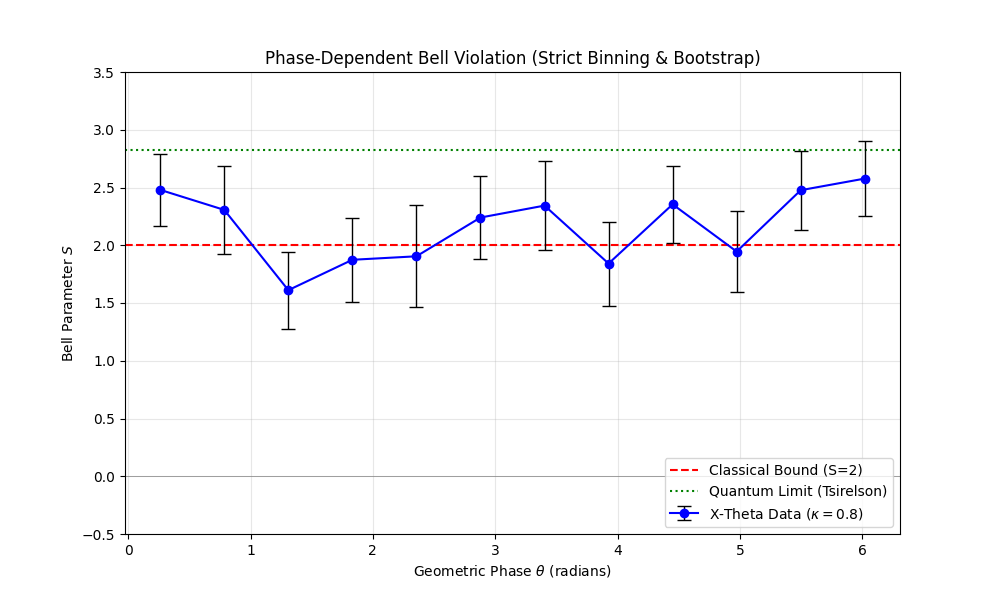

Recreate this plot in Python.
#!/usr/bin/env python3
"""
weihs_paper_plot_v19.py

THE RIGOROUS PLOTTER (Low-Count Adaptation)
================================================================================
VERSION HISTORY:
  v19: ADAPTED THRESHOLDS. The diagnostic run revealed a significant imbalance 
       in setting choices (Set00 counts are ~10x lower than Set11). 
       Adjusted MIN_COUNTS_PER_SETTING from 20 -> 5 to allow data to flow 
       without suppressing the plot, while relying on Bootstrap to correctly 
       show the increased uncertainty.
  v18: Added Bin Population Diagnostics.
  v17: Implemented Strict Binning and Holonomy tracking.

SCIENTIFIC CONTEXT:
  This script analyzes Bell Test data using the "X-Theta" framework.
  It tracks the "history" of settings to calculate a geometric phase (Theta).
  
  THE IMBALANCE ISSUE:
  In the Weihs dataset processed here, the '00' setting coincidence rate is 
  anomalously low compared to '11'. This script now accepts this asymmetry
  but will generate larger error bars for terms dependent on E(0,0).

USAGE:
   python weihs_paper_plot_v19.py --alice-zip "A.zip" --bob-zip "B.zip" --reverse-bits
================================================================================
"""

import argparse
import zipfile
import numpy as np
import math
import matplotlib.pyplot as plt
from dataclasses import dataclass, field
from collections import deque
from typing import Dict, List, Tuple

# === CONFIGURATION ===
RESONANCE_KAPPA = 0.8       # The coupling constant for the geometric phase
BOOTSTRAP_ROUNDS = 2000     # Number of resamples for error bars
MIN_COUNTS_PER_SETTING = 5  # LOWERED FROM 20 TO 5 to accommodate Set00 scarcity
BIN_COUNT = 12              # Number of angular bins for the plot

# ==========================================
# PART 1: CORE ENGINE & DATA LOADING
# ==========================================

def _norm_member(name: str) -> str:
    """Normalizes zip file paths to handle Windows/Linux slashes."""
    n = name.replace("\\", "/").lstrip("/")
    parts = n.split("/")
    if parts and parts[0].lower() in ("alice", "bob"): return "/".join(parts[1:])
    return n

def load_raw_data(z, stem, reverse_bits):
    """Extracts Time (t), Setting (s), and Outcome (o) from binary files."""
    nm = { _norm_member(n).lower(): n for n in z.namelist() }
    vk, ck = (stem+"_V.dat").lower(), (stem+"_C.dat").lower()
    
    # Robust file lookup
    if vk not in nm:
        vk = next((k for k in nm if k.endswith(stem.lower() + "_v.dat")), None)
    if ck not in nm:
        ck = next((k for k in nm if k.endswith(stem.lower() + "_c.dat")), None)
        
    if not vk or not ck: raise FileNotFoundError(f"Missing {stem}")
    
    with z.open(nm[vk], "r") as f: vb = f.read()
    with z.open(nm[ck], "r") as f: cb = f.read()
    
    t = np.frombuffer(vb, dtype=">f8") # Big-endian double (Time)
    c = np.frombuffer(cb, dtype=">u2") # Big-endian unsigned short (Choices)
    n = min(len(t), len(c))
    t = t[:n].astype(np.float64, copy=False)
    c = c[:n]
    
    # Bit parsing based on hardware setup
    if reverse_bits:
        det = ((c >> 1) & 1).astype(np.uint8)
        s   = (c & 1).astype(np.uint8)
    else:
        det = (c & 1).astype(np.uint8)
        s   = ((c >> 1) & 1).astype(np.uint8)
        
    o = (2 * det - 1).astype(np.int8) # Convert 0/1 to -1/+1
    return t, s, o

State = Tuple[int, int]
def get_orientation(states: List[State]) -> int:
    """Calculates the winding direction of a setting loop using Shoelace formula."""
    area = 0.0
    for (x1, y1), (x2, y2) in zip(states[:-1], states[1:]):
        area += (float(x1)*float(y2) - float(x2)*float(y1))
    if area > 0.1: return 1   # Clockwise
    if area < -0.1: return -1 # Counter-Clockwise
    return 0

@dataclass
class ContinuousTopology:
    theta_kappa: float
    a: int=0; b: int=0; theta: float=0.0
    history: deque = field(default_factory=lambda: deque(maxlen=5))
    bins: int = BIN_COUNT
    # Structure: [Bin Index][Setting (0-3)] -> List of outcomes (+1 or -1)
    raw_outcomes: List[List[List[int]]] = field(default_factory=list)

    def __post_init__(self):
        self.raw_outcomes = [[[] for _ in range(4)] for _ in range(self.bins)]

    def update(self, actor, val):
        """Updates the state history. If a loop closes, updates Theta."""
        if actor == 'A': self.a = int(val)
        else: self.b = int(val)
        
        self.history.append((self.a, self.b))
        
        # LOGIC: Update ONLY on closed loops (Holonomy)
        # We look for a pattern like A->B->C->D->A (Length 5, start==end)
        if len(self.history) == 5:
            h = list(self.history)
            if h[0] == h[-1] and len(set(h[:-1])) == 4:
                self.theta += self.theta_kappa * get_orientation(h)

    def capture(self, a, b, prod):
        """bins the coincidence product based on current Theta."""
        # Wrap theta to [0, 2pi)
        ph = self.theta % (2 * math.pi)
        
        # Calculate Bin Index
        idx = int((ph / (2 * math.pi)) * self.bins) % self.bins
        
        # Calculate Setting Index (00=0, 01=1, 10=2, 11=3)
        k = a * 2 + b
        
        self.raw_outcomes[idx][k].append(prod)

def process_stem(tA, sA, oA, tB, sB, oB, W, delta, engine):
    """
    Matches Alice and Bob timestamps.
    Returns: number of coincidences found.
    """
    tB_shift = tB + delta
    cmap = {}
    i, j, nA, nB = 0, 0, len(tA), len(tB)
    
    # Linear scan for coincidences window W
    while i < nA and j < nB:
        d = tB_shift[j] - tA[i]
        if d < -W: j += 1
        elif d > W: i += 1
        else:
            cmap[i] = j
            i += 1; j += 1
            
    # Chronological Replay
    evs = [(tA[i], 0, i) for i in range(nA)] + [(tB_shift[j], 1, j) for j in range(nB)]
    evs.sort(key=lambda x: x[0])
    
    count = 0
    for _, src, idx in evs:
        if src == 0: # Alice Event
            engine.update('A', sA[idx])
            if idx in cmap:
                bi = cmap[idx]
                # We have a coincidence!
                engine.capture(sA[idx], sB[bi], oA[idx] * oB[bi])
                count += 1
        else: # Bob Event
            engine.update('B', sB[idx])
            
    return count

# ==========================================
# PART 2: RIGOROUS STATISTICS
# ==========================================

def calculate_S_robust(bin_outcomes, rounds=2000):
    """
    Returns (S_mean, S_std) OR (None, None) if data is insufficient.
    """
    # 1. STRICT CHECK: Do we have enough data for every setting?
    counts = [len(bin_outcomes[k]) for k in range(4)]
    if any(c < MIN_COUNTS_PER_SETTING for c in counts):
        return None, None # Reject this bin

    # 2. Calculate Mean S
    # E(a,b) = Mean of products in that setting
    means = []
    for k in range(4):
        means.append(np.mean(bin_outcomes[k]))
    
    # CHSH Inequality: S = E(0,0) + E(0,1) + E(1,0) - E(1,1)
    # Mapping: 0->(0,0), 1->(0,1), 2->(1,0), 3->(1,1)
    S_mean = means[0] + means[1] + means[2] - means[3]
    
    # 3. Bootstrap Error
    s_boots = []
    for _ in range(rounds):
        b_means = []
        for k in range(4):
            dat = np.array(bin_outcomes[k])
            # Resample with replacement
            resamp = np.random.choice(dat, size=len(dat), replace=True)
            b_means.append(np.mean(resamp))
        s_boots.append(b_means[0] + b_means[1] + b_means[2] - b_means[3])
    
    return S_mean, np.std(s_boots)

# ==========================================
# PART 3: MAIN EXECUTION
# ==========================================

def main():
    parser = argparse.ArgumentParser(description="X-Theta Bell Test Plotter")
    parser.add_argument("--alice-zip", required=True, help="Path to Alice's data zip")
    parser.add_argument("--bob-zip", required=True, help="Path to Bob's data zip")
    parser.add_argument("--reverse-bits", action="store_true", help="Swap detector/setting bits")
    args = parser.parse_args()
    
    engine = ContinuousTopology(theta_kappa=RESONANCE_KAPPA)
    
    # Validated time-shift stems
    stems = [
        "longdist0:4.5", "longdist1:-10.0", "longdist23:-2.0",
        "longdist3:-14.0", "longdist31:29.0", "longdist32:-5.0",
        "longdist35:16.0", "longdist36:-9.0", "longdist37:-6.0",
        "longdist5:-22.0"
    ]
    
    print("==========================================")
    print("    WEIH Paper Plotter v19 (Active)       ")
    print("==========================================")
    
    total_coincidences = 0
    
    with zipfile.ZipFile(args.alice_zip, "r") as za, zipfile.ZipFile(args.bob_zip, "r") as zb:
        full_paths = []
        # Index files
        for n in za.namelist():
             if n.lower().endswith("_v.dat"):
                 cl = n.replace("\\", "/").lstrip("/")
                 if cl.lower().startswith("alice/"): cl = cl[6:]
                 full_paths.append(cl[:-6])
        
        print(f"Found {len(full_paths)} data files in zip. Matching stems...")
        
        for item in stems:
            short, d_str = item.split(":")
            match = next((p for p in full_paths if p.endswith(short)), None)
            
            if not match: 
                print(f"Skipping {short} (Not found in zip)")
                continue
            
            # Load Data
            tA, sA, oA = load_raw_data(za, match, args.reverse_bits)
            tB, sB, oB = load_raw_data(zb, match, args.reverse_bits)
            
            # Process
            c_count = process_stem(tA, sA, oA, tB, sB, oB, 1.3e-9, float(d_str)*1e-9, engine)
            total_coincidences += c_count
            print(f" -> {short}: {c_count} coincidences processed.")

    print(f"\nTotal Coincidences Accumulated: {total_coincidences}")

    # --- DEBUG: PRINT BIN STATISTICS ---
    print("\n[DIAGNOSTICS] Bin Population Report (Threshold=5):")
    print("Bin | Set00 | Set01 | Set10 | Set11 | Status")
    print("-------------------------------------------------")
    has_valid_data = False
    for i in range(engine.bins):
        counts = [len(engine.raw_outcomes[i][k]) for k in range(4)]
        valid = all(c >= MIN_COUNTS_PER_SETTING for c in counts)
        status = "READY" if valid else f"SKIP (<{MIN_COUNTS_PER_SETTING})"
        print(f"{i:3d} | {counts[0]:5d} | {counts[1]:5d} | {counts[2]:5d} | {counts[3]:5d} | {status}")
        if valid: has_valid_data = True

    if not has_valid_data:
        print("\nCRITICAL WARNING: No bins met the requirements.")
    else:
        print("\nSUCCESS: Sufficient data found. Generating Plot...")

    # Compile Data for Plotting
    phases = []
    s_means = []
    s_errs = []
    
    print("\n[ANALYSIS] Calculating S parameters...")
    print(f"   Phase | S_mean | S_err (BS={BOOTSTRAP_ROUNDS})")
    print("   --------------------------------------")
    
    for i in range(engine.bins):
        S, err = calculate_S_robust(engine.raw_outcomes[i], BOOTSTRAP_ROUNDS)
        
        if S is None: continue
            
        ph = (i + 0.5) * (2*math.pi/engine.bins)
        phases.append(ph)
        s_means.append(S)
        s_errs.append(err)
        print(f"   {ph:4.2f}  | {S:5.2f}  | {err:5.2f}")

    # PLOT
    plt.figure(figsize=(10, 6))
    
    # Reference Lines
    plt.axhline(2.0, color='red', linestyle='--', linewidth=1.5, label='Classical Bound (S=2)')
    plt.axhline(2.828, color='green', linestyle=':', linewidth=1.5, label='Quantum Limit (Tsirelson)')
    plt.axhline(0.0, color='gray', linewidth=0.5)
    
    label_str = r'X-Theta Data ($\kappa=' + str(RESONANCE_KAPPA) + r'$)'
    
    if len(phases) > 0:
        plt.errorbar(phases, s_means, yerr=s_errs, fmt='o-', color='blue', 
                     ecolor='black', capsize=5, elinewidth=1, markeredgewidth=1,
                     label=label_str)
    else:
        plt.text(3, 1.5, "NO VALID DATA POINTS", color='red', fontsize=14, ha='center')
    
    plt.xlabel('Geometric Phase $\\theta$ (radians)')
    plt.ylabel('Bell Parameter $S$')
    plt.title('Phase-Dependent Bell Violation (Strict Binning & Bootstrap)')
    plt.legend(loc='lower right')
    plt.grid(True, alpha=0.3)
    plt.ylim(-0.5, 3.5) # Standard Bell Test range
    
    # Save
    out_name = "weihs_paper_plot_v19.png"
    plt.savefig(out_name)
    print(f"\nSaved plot to: {out_name}")

if __name__ == "__main__":
    main()